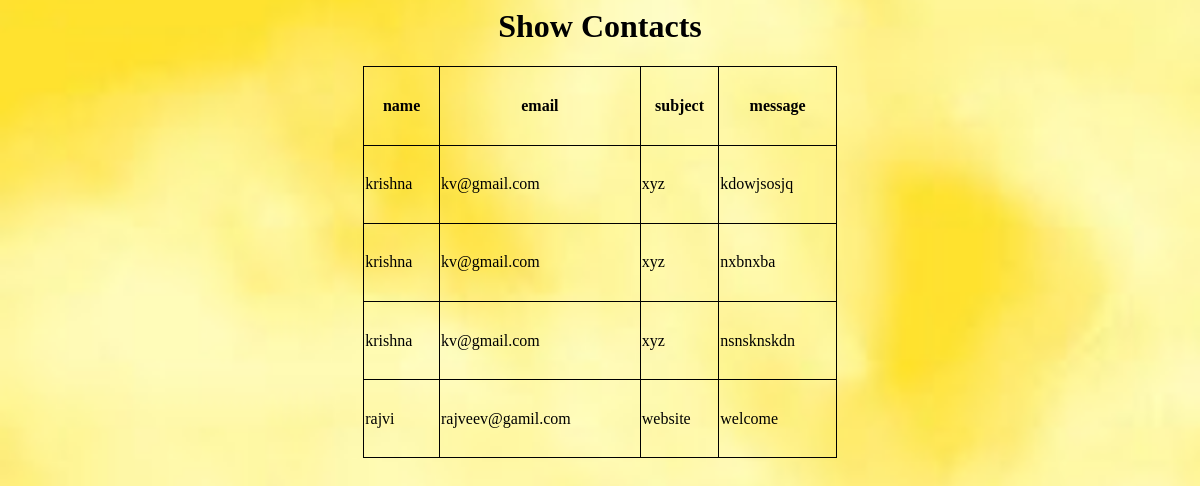
Screenshot of /c.php with the database file from the repository.
### tables this page shows
CREATE TABLE `contect` (
  `name` varchar(30) NOT NULL,
  `email` varchar(20) NOT NULL,
  `subject` varchar(23) NOT NULL,
  `message` varchar(25) NOT NULL
);

### c.php (the view, shortened to what this page needs)
<?php
include('includes/config.php');
?>
<head>
</head>
<div class="container-fluid">
    <div class="card shadow mb-4">
        <div class="card-header py-3">
            <h1 class="m-0 font-weight-bold text-primary" style="text-align:center;">Show Contacts</h1>
        </div>
        <div class="card-body">
            <div class="table-responsive">
            <?php
                $query = "SELECT * FROM contect";
                $query_run = mysqli_query($con, $query);
            ?>
                <table class="table table-bordered" id="dataTable" width="100%" cellspacing="0">
                    <th>name</th>
                    <th>email</th>
                    <th>subject</th>
                    <th>message</th>
                    <tbody>
                        <?php
                        if(mysqli_num_rows($query_run) > 0)
                        {
                            while($row = mysqli_fetch_assoc($query_run))
                            {
                        ?>
                            <tr>
                                <td><?php  echo $row['name']; ?></td>
                                <td><?php  echo $row['email']; ?></td>
                                <td><?php  echo $row['subject']; ?></td>
                                <td><?php  echo $row['message']; ?></td>
                            </tr>
                        <?php
                            }
                        }
                        else {
                            echo "No Record Found";
                        }
                        ?>
                    </tbody>
                </table>
            </div>
        </div>
    </div>
</div>

### c.php (style rules this page uses)
table, td,th { border: 1px solid; color:black; }
table { width: 40%; border-collapse: collapse; height: 50%; margin:auto; }

### rows the page displays
contect: name "krishna", email "kv@gmail.com", subject "xyz", message "kdowjsosjq"
contect: name "krishna", email "kv@gmail.com", subject "xyz", message "nxbnxba"
contect: name "krishna", email "kv@gmail.com", subject "xyz", message "nsnsknskdn"
contect: name "rajvi", email "rajveev@gamil.com", subject "website", message "welcome"
